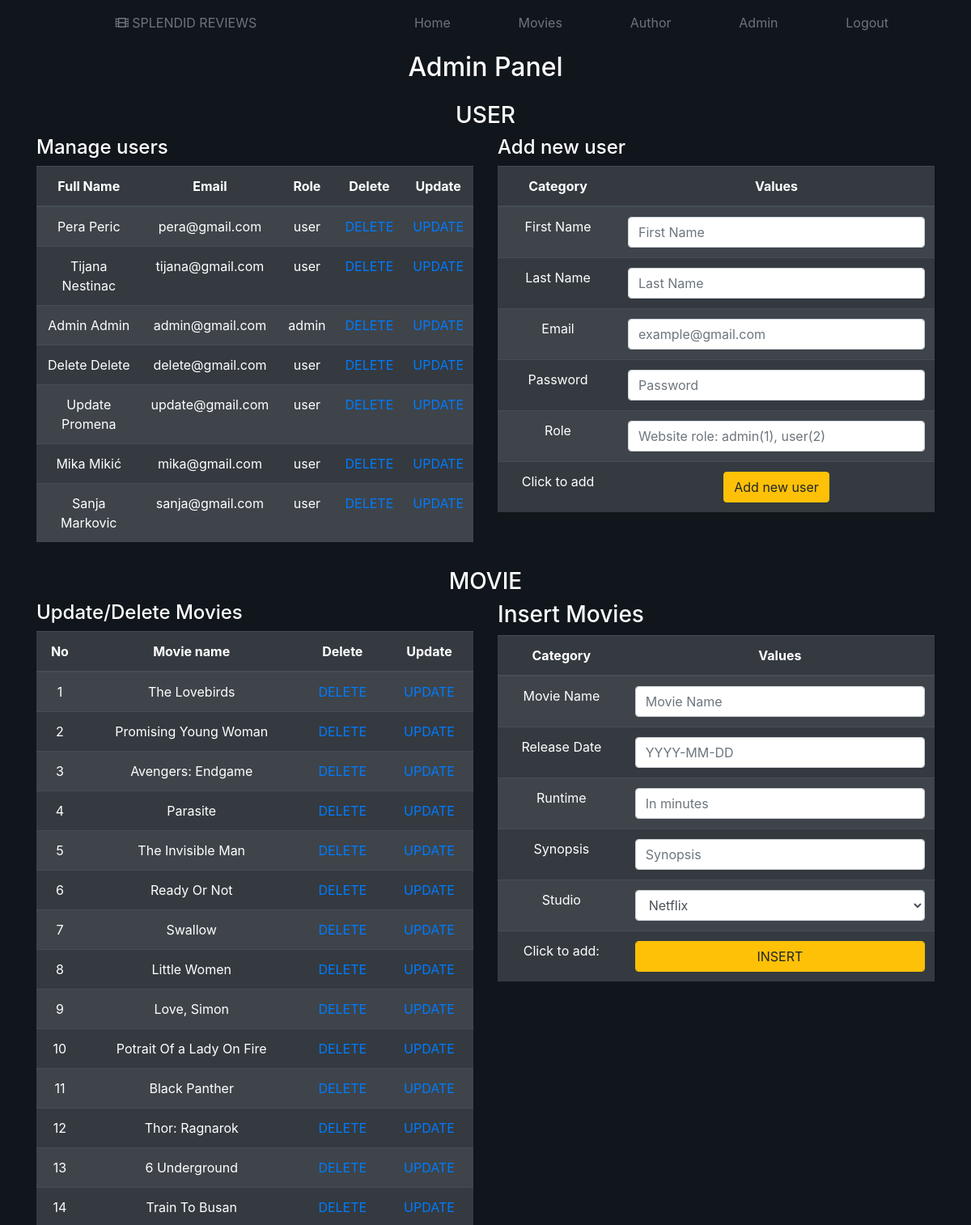
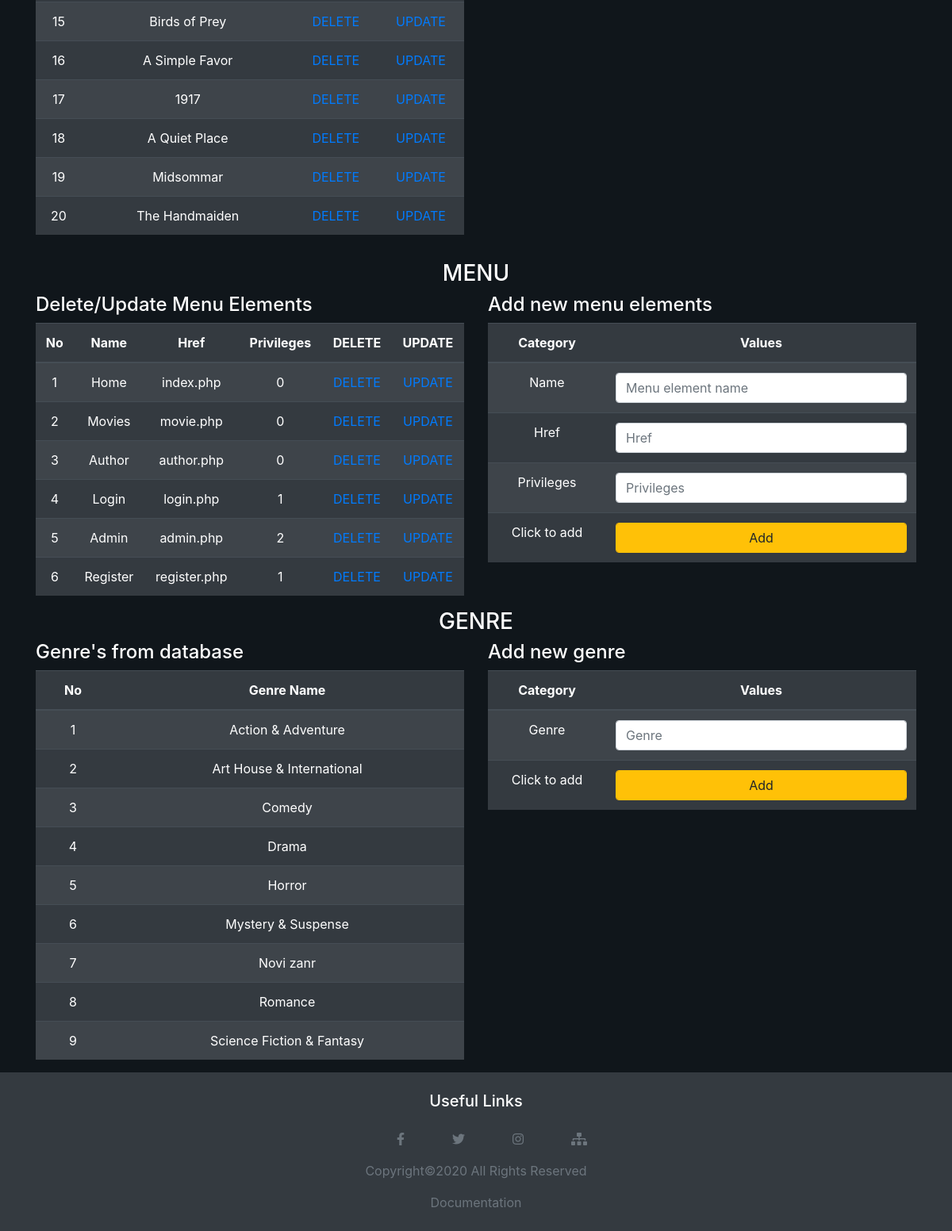
The page /views/admin.php (signed in) on the database its author committed (2 pictures, top to bottom).
### tables this page shows
CREATE TABLE `menu` (
  `idMenu` int(50) NOT NULL,
  `name` varchar(50) NOT NULL,
  `href` varchar(50) NOT NULL,
  `privileges` int(1) NOT NULL
);

CREATE TABLE `user` (
  `idUser` int(255) NOT NULL,
  `first_name` varchar(50) NOT NULL,
  `last_name` varchar(50) NOT NULL,
  `email` varchar(255) NOT NULL,
  `password` varchar(255) NOT NULL,
  `creation_date` timestamp NOT NULL DEFAULT current_timestamp(),
  `idWebsiteRole` int(5) NOT NULL
);

CREATE TABLE `website_role` (
  `idWebsiteRole` int(5) NOT NULL,
  `name` varchar(50) NOT NULL
);

CREATE TABLE `movie` (
  `idMovie` int(100) NOT NULL,
  `title` varchar(100) NOT NULL,
  `release_date` date NOT NULL,
  `runtime` int(50) DEFAULT NULL,
  `quote` text DEFAULT NULL,
  `synopsis` text NOT NULL,
  `cover` varchar(150) DEFAULT NULL,
  `idStudio` int(11) NOT NULL
);

CREATE TABLE `genre` (
  `idGenre` int(50) NOT NULL,
  `name` varchar(100) NOT NULL
);

### views/admin.php (the view, shortened to what the rows shown need)
<?php
    require "../config/connection.php";
    require "fixed/head.php";
?>
    <div id="sajt">
        <?php
            require "fixed/menu.php";
            $selectFilmovi = $conn->query("SELECT * FROM movie")->fetchAll();
        ?>
        <h2 class="text-center">Admin Panel</h2>
        <div class="container-fluid pt-3">
            <div class="container">
                <div class="row">
                    <div class="col-lg-6">
                        <table class="table table-striped table-dark text-center">
                            <thead>
                                <tr>
                                    <th>Full Name</th>
                                    <th>Email</th>
                                    <th>Role</th>
                                    <th>Delete</th>
                                    <th>Update</th>
                                </tr>
                            </thead>
                            <tbody>
                                <?php
                                    $selectKorisnika = $conn->query("SELECT u.idUser, u.first_name, u.last_name, u.email, wr.name as role FROM user u INNER JOIN website_role wr ON u.idWebsiteRole = wr.idWebsiteRole")->fetchAll();
                                    foreach($selectKorisnika as $user):
                                ?>
                                <tr>
                                    <td><?= $user->first_name;?> <?= $user->last_name;?></td>
                                    <td><?= $user->email;?></td>
                                    <td><?= $user->role;?></td>
                                    <td><a href="../models/user/deleteUser.php?id=<?=$user->idUser;?>">DELETE</a></td>
                                    <td><a href="../models/updateUserForm.php?id=<?=$user->idUser;?>">UPDATE</a></td>
                                </tr>
                                <?php endforeach; ?>
                            </tbody>
                        </table>
                    </div>
                    <div class="col-lg-6">
                        <form action="#" method="POST">
                            <table class="table table-striped table-dark text-center">
                                <thead>
                                    <th>Category</th>
                                    <th>Values</th>
                                </thead>
                            </table>
                        </form>
                    </div>
                </div>
            </div>
        </div>
        <div class="container-fluid pt-3">
            <div class="container">
                <div class="row">
                    <div class="col-lg-6">
                        <table class="table table-striped table-dark text-center">
                            <thead>
                                <th>No</th>
                                <th>Movie name</th>
                                <th>Delete</th>
                                <th>Update</th>
                            </thead>
                            <tbody>
                                <?php  $i = 1;
                                foreach($selectFilmovi as $film): ?>
                                <tr>
                                    <td><?= $i++; ?></td>
                                    <td><?=$film->title;?></td>
                                    <td><a href="../models/movie/deleteMovie.php?id=<?=$film->idMovie;?>">DELETE</a></td>
                                    <td><a href="../models/updateForm.php?id=<?=$film->idMovie;?>">UPDATE</a></td>
                                </tr>
                                <?php endforeach; ?>
                            </tbody>
                        </table>
                    </div>
                    <div class="col-lg-6">
                        <form action="#" method="post">
                            <table class="table table-striped table-dark text-center">
                                <thead>
                                    <th>Category</th>
                                    <th>Values</th>
                                </thead>
                            </table>
                        </form>
                    </div>
                </div>
            </div>
        </div>
        <div class="container-fluid pt-3">
            <div class="container">
                <div class="row">
                    <div class="col-lg-6">
                        <table class="table table-striped table-dark text-center">
                            <thead>
                                <th>No</th>
                                <th>Name</th>
                                <th>Href</th>
                                <th>Privileges</th>
                                <th>DELETE</th>
                                <th>UPDATE</th>
                            </thead>
                            <tbody>
                                <?php
                                    $i = 1;
                                    $menu = $conn->query("SELECT * FROM menu")->fetchAll();
                                    foreach($menu as $m):
                                ?>
                                <tr>
                                    <td><?=$i++;?></td>
                                    <td><?=$m->name?></td>
                                    <td><?=$m->href?></td>
                                    <td><?=$m->privileges?></td>
                                    <td><a href="../models/menu/deleteMenuElement.php?id=<?=$m->idMenu?>">DELETE</a></td>
                                    <td><a href="../models/updateMenuForm.php?id=<?=$m->idMenu?>">UPDATE</a></td>
                                </tr>
                                <?php endforeach; ?>
                            </tbody>
                        </table>
                    </div>
                    <div class="col-lg-6">
                        <form action="../models/menu/addMenu.php" method="post">
                            <table class="table table-striped table-dark text-center">
                                <thead>
                                    <th>Category</th>
                                    <th>Values</th>
                                </thead>
                            </table>
                        </form>
                    </div>
                </div>
            </div>
        </div>
        <div class="container-fluid">
            <div class="container">
                <div class="row">
                    <div class="col-lg-6">
                        <table class="table table-striped table-dark text-center">
                            <thead>
                                <th>No</th>
                                <th>Genre Name</th>
                            </thead>
                            <tbody>
                                <?php
                                   $selectZanr = $conn->query("SELECT * FROM genre")->fetchAll();
                                    $i = 1;
                                    foreach($selectZanr as $z):
                                ?>
                                <tr>
                                    <td><?=$i++;?></td>
                                    <td><?=$z->name;?></td>
                                </tr>
                                <?php endforeach; ?>
                            </tbody>
                        </table>
                    </div>
                    <div class="col-lg-6">
                        <form action="../models/genre/addGenre.php" method="post">
                            <table class="table table-striped table-dark text-center">
                                <thead>
                                    <th>Category</th>
                                    <th>Values</th>
                                </thead>
                            </table>
                        </form>
                    </div>
                </div>
            </div>
        </div>
    </div>
    <?php require "fixed/footer.php"; ?>

### views/fixed/menu.php (shortened to what the rows shown need)
<div class="container-fluid">
        <div class="container d-flex justify-content-between pt-3 pb-2">
            <div class="col-lg-8 text-decoration-none">
                <nav>
                    <?php
                        $upitMeni = "SELECT * FROM menu";
                        $pripremaMeni = $conn->prepare($upitMeni);
                        $pripremaMeni->execute();
                        $meni = $pripremaMeni->fetchAll();
                        $ulogovan = false;
                        if(isset($_SESSION['korisnik'])){
                            $ulogovan = true;
                            $korisnik = $_SESSION['korisnik'];
                        }
                        $ispis = "<ul id='menu'>";
                        foreach($meni as $li){
                            if($li->privileges==0){
                                $ispis.= "<li><a href='{$li->href}' class='text-decoration-none text-secondary'>{$li->name}</a></li>";
                            }
                                if($ulogovan){
                                    if($li->privileges==2){
                                        if($korisnik->idWebsiteRole!=1 && $li->name=="Admin"){
                                            $ispis.="";
                                        }else{
                                            $ispis.="<li><a href='{$li->href}' class='text-decoration-none text-secondary'>{$li->name}</a></li>";
                                        }
                                    }
                                }
                            else{
                                if($li->privileges==1){
                                    $ispis.="<li><a href='{$li->href}' class='text-decoration-none text-secondary'>{$li->name}</a></li>";
                                }
                            }
                        }
                        if($ulogovan){
                            $ispis.="<li><a href='../logout.php' class='text-decoration-none text-secondary'>Logout</a></li>";
                        }
                        $ispis.="</ul>";
                        echo $ispis;
                    ?>
                </nav>
            </div>
        </div>
    </div>

### rows shown on the page
menu: name "Home", href "index.php", privileges "0"
menu: name "Movies", href "movie.php", privileges "0"
menu: name "Author", href "author.php", privileges "0"
menu: name "Admin", href "admin.php", privileges "2"
user: first_name "Pera", last_name "Peric", email "pera@gmail.com", idWebsiteRole.name "user"
user: first_name "Tijana", last_name "Nestinac", email "tijana@gmail.com", idWebsiteRole.name "user"
user: first_name "Admin", last_name "Admin", email "admin@gmail.com", idWebsiteRole.name "admin"
user: first_name "Delete", last_name "Delete", email "delete@gmail.com", idWebsiteRole.name "user"
user: first_name "Update", last_name "Promena", email "update@gmail.com", idWebsiteRole.name "user"
user: first_name "Mika", last_name "Mikić", email "mika@gmail.com", idWebsiteRole.name "user"
user: first_name "Sanja", last_name "Markovic", email "sanja@gmail.com", idWebsiteRole.name "user"
movie: title "The Lovebirds"
movie: title "Promising Young Woman"
movie: title "Avengers: Endgame"
movie: title "Parasite"
movie: title "The Invisible Man"
movie: title "Ready Or Not"
movie: title "Swallow"
movie: title "Little Women"
movie: title "Love, Simon"
movie: title "Potrait Of a Lady On Fire"
movie: title "Black Panther"
movie: title "Thor: Ragnarok"
movie: title "6 Underground"
movie: title "Train To Busan"
movie: title "Birds of Prey"
movie: title "A Simple Favor"
movie: title "1917"
movie: title "A Quiet Place"
movie: title "Midsommar"
movie: title "The Handmaiden"
menu: name "Login", href "login.php", privileges "1"
menu: name "Register", href "register.php", privileges "1"
genre: name "Action & Adventure"
genre: name "Art House & International"
genre: name "Comedy"
genre: name "Drama"
genre: name "Horror"
genre: name "Mystery & Suspense"
genre: name "Novi zanr"
genre: name "Romance"
genre: name "Science Fiction & Fantasy"

### other values the page prints
form field ddlStudio "Netflix"
